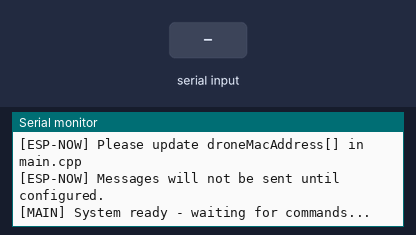
The program below on a simulated ESP32. On the bench: the last lines printed to the serial monitor. The test bench sets the inputs (shaded band).

Above: at 2.2 s.
2.3 s: "MAC:\n" received over Serial
At 3.5 s:
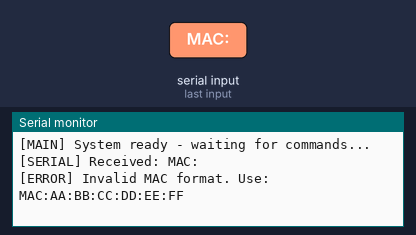
3.8 s: "STATUS\n" received over Serial
At 4.3 s:
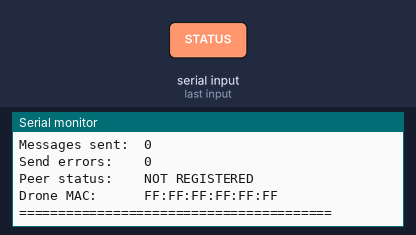
5.3 s: "90,45\n" received over Serial
At 5.8 s:
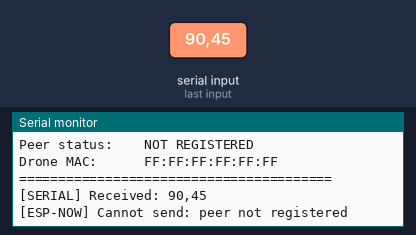
6.8 s: "0\n" received over Serial
At 8.0 s:
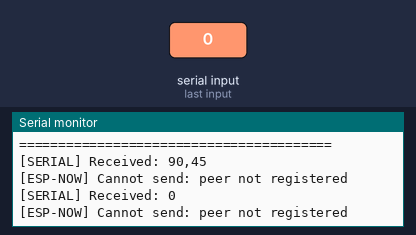
8.3 s: "MAC:,45\n" received over Serial
At 9.3 s:
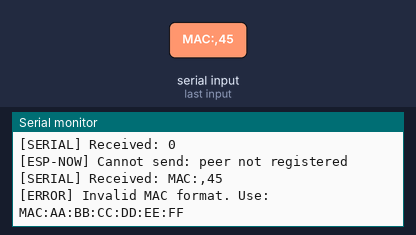
11.3 s: "90:45:200:10:150:30\n" received over Serial
At 11.7 s:
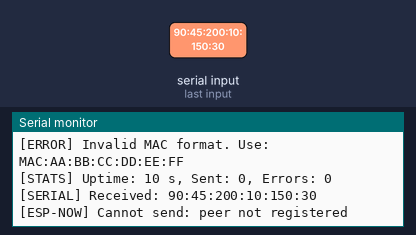

The program:

main.cpp
```cpp
#include <Arduino.h>
#include <esp_now.h>
#include <WiFi.h>
#include <ArduinoJson.h>

// Configuration
#define ESPNOW_CHANNEL 1
#define MAX_MESSAGE_SIZE 250
#define SERIAL_BUFFER_SIZE 512

// Drone ESP32 MAC address (must be configured)
// Format: {0xAA, 0xBB, 0xCC, 0xDD, 0xEE, 0xFF}
uint8_t droneMacAddress[] = {0xFF, 0xFF, 0xFF, 0xFF, 0xFF, 0xFF};  // Placeholder - MUST BE UPDATED
bool peerRegistered = false;

// Statistics
uint32_t messagesSent = 0;
uint32_t sendErrors = 0;
unsigned long lastStatsTime = 0;
const unsigned long STATS_INTERVAL = 10000; // 10 seconds

// Serial buffer for incoming JSON commands
String serialBuffer = "";

// ESP-NOW send callback
void onDataSent(const uint8_t* mac, esp_now_send_status_t status) {
    if (status == ESP_NOW_SEND_SUCCESS) {
        Serial.println("[ESP-NOW] Message sent successfully");
        messagesSent++;
    } else {
        Serial.println("[ESP-NOW] Message send failed");
        sendErrors++;
    }
}

bool initEspNow() {
    // Initialize WiFi in station mode
    WiFi.mode(WIFI_STA);
    WiFi.disconnect();

    // Print MAC address
    Serial.print("[ESP-NOW] Base MAC Address: ");
    Serial.println(WiFi.macAddress());

    // Initialize ESP-NOW
    if (esp_now_init() != ESP_OK) {
        Serial.println("[ESP-NOW] Initialization failed!");
        return false;
    }

    Serial.println("[ESP-NOW] Initialization successful");

    // Register send callback
    esp_now_register_send_cb(onDataSent);

    return true;
}

bool registerDronePeer() {
    // Check if MAC address is still placeholder
    bool isPlaceholder = true;
    for (int i = 0; i < 6; i++) {
        if (droneMacAddress[i] != 0xFF) {
            isPlaceholder = false;
            break;
        }
    }

    if (isPlaceholder) {
        Serial.println("[ESP-NOW] WARNING: Drone side esp32MAC address not configured!");
        Serial.println("[ESP-NOW] Please update droneMacAddress[] in main.cpp");
        Serial.println("[ESP-NOW] Messages will not be sent until configured.");
        return false;
    }

    // Register peer
    esp_now_peer_info_t peerInfo = {};
    memcpy(peerInfo.peer_addr, droneMacAddress, 6);
    peerInfo.channel = ESPNOW_CHANNEL;
    peerInfo.encrypt = false;

    if (esp_now_add_peer(&peerInfo) != ESP_OK) {
        Serial.println("[ESP-NOW] Failed to add peer");
        return false;
    }

    Serial.printf("[ESP-NOW] Drone peer registered: %02X:%02X:%02X:%02X:%02X:%02X\n",
                  droneMacAddress[0], droneMacAddress[1], droneMacAddress[2],
                  droneMacAddress[3], droneMacAddress[4], droneMacAddress[5]);
    peerRegistered = true;
    return true;
}

void sendLedCommand(const String& jsonCommand) {
    if (!peerRegistered) {
        Serial.println("[ESP-NOW] Cannot send: peer not registered");
        return;
    }

    // Validate JSON
    StaticJsonDocument<MAX_MESSAGE_SIZE> doc;
    DeserializationError error = deserializeJson(doc, jsonCommand);

    if (error) {
        Serial.printf("[ERROR] Invalid JSON: %s\n", error.c_str());
        return;
    }

    // Validate message structure
    if (!doc.containsKey("type") || !doc.containsKey("data")) {
        Serial.println("[ERROR] Missing required fields (type, data)");
        return;
    }

    // Serialize and send
    char buffer[MAX_MESSAGE_SIZE];
    size_t len = serializeJson(doc, buffer, sizeof(buffer));

    if (len == 0) {
        Serial.println("[ERROR] Failed to serialize JSON");
        return;
    }

    // Send via ESP-NOW
    esp_err_t result = esp_now_send(droneMacAddress, (uint8_t*)buffer, len);

    if (result == ESP_OK) {
        Serial.printf("[ESP-NOW] Sending command (%d bytes): %s\n", len, buffer);
    } else {
        Serial.println("[ESP-NOW] Send error");
        sendErrors++;
    }
}

void processSerialCommand(const String& command) {
    // Trim whitespace
    String trimmed = command;
    trimmed.trim();

    if (trimmed.length() == 0) {
        return;
    }

    Serial.printf("[SERIAL] Received: %s\n", trimmed.c_str());

    // Check for special commands
    if (trimmed.startsWith("MAC:")) {
        // Update MAC address command: MAC:AA:BB:CC:DD:EE:FF
        String macStr = trimmed.substring(4);
        int values[6];
        if (sscanf(macStr.c_str(), "%x:%x:%x:%x:%x:%x",
                   &values[0], &values[1], &values[2],
                   &values[3], &values[4], &values[5]) == 6) {
            for (int i = 0; i < 6; i++) {
                droneMacAddress[i] = (uint8_t)values[i];
            }
            Serial.println("[CONFIG] Drone MAC address updated");
            registerDronePeer();
        } else {
            Serial.println("[ERROR] Invalid MAC format. Use: MAC:AA:BB:CC:DD:EE:FF");
        }
        return;
    }

    if (trimmed == "STATUS") {
        // Print status
        Serial.println("========================================");
        Serial.println("        Base ESP32 Status              ");
        Serial.println("========================================");
        Serial.printf("Uptime:         %lu seconds\n", millis() / 1000);
        Serial.printf("Free heap:      %u bytes\n", ESP.getFreeHeap());
        Serial.printf("Messages sent:  %u\n", messagesSent);
        Serial.printf("Send errors:    %u\n", sendErrors);
        Serial.printf("Peer status:    %s\n", peerRegistered ? "REGISTERED" : "NOT REGISTERED");
        Serial.printf("Drone MAC:      %02X:%02X:%02X:%02X:%02X:%02X\n",
                      droneMacAddress[0], droneMacAddress[1], droneMacAddress[2],
                      droneMacAddress[3], droneMacAddress[4], droneMacAddress[5]);
        Serial.println("========================================\n");
        return;
    }

    // Otherwise, treat as JSON LED command
    sendLedCommand(trimmed);
}

void printHelp() {
    Serial.println("\n========================================");
    Serial.println("   DJI Drone LED Controller - Base    ");
    Serial.println("      ESP32 + ESP-NOW Transmitter     ");
    Serial.println("========================================\n");
    Serial.println("Commands:");
    Serial.println("  MAC:AA:BB:CC:DD:EE:FF - Set drone MAC address");
    Serial.println("  STATUS - Print system status");
    Serial.println("  {JSON} - Send LED command (see below)\n");
    Serial.println("LED Command Format:");
    Serial.println("{");
    Serial.println("  \"type\": \"led_command\",");
    Serial.println("  \"data\": {");
    Serial.println("    \"pattern\": \"FLYING\",");
    Serial.println("    \"color\": [255, 255, 255],");
    Serial.println("    \"brightness\": 128,");
    Serial.println("    \"speed\": 100");
    Serial.println("  },");
    Serial.println("  \"timestamp\": 1699564800000");
    Serial.println("}\n");
    Serial.println("Patterns: IDLE, TAKING_OFF, HOVERING, FLYING,");
    Serial.println("          LANDING, EMERGENCY, LOW_BATTERY");
    Serial.println("========================================\n");
}

void setup() {
    // Initialize serial
    Serial.begin(115200);
    delay(1000);

    printHelp();

    // Initialize ESP-NOW
    if (!initEspNow()) {
        Serial.println("[FATAL] ESP-NOW initialization failed!");
        return;
    }

    // Try to register drone peer
    registerDronePeer();

    Serial.println("[MAIN] System ready - waiting for commands...\n");
}

void loop() {
    // Read serial input
    while (Serial.available()) {
        char c = Serial.read();

        if (c == '\n' || c == '\r') {
            if (serialBuffer.length() > 0) {
                processSerialCommand(serialBuffer);
                serialBuffer = "";
            }
        } else {
            serialBuffer += c;

            // Prevent buffer overflow
            if (serialBuffer.length() >= SERIAL_BUFFER_SIZE) {
                Serial.println("[ERROR] Serial buffer overflow - command too long");
                serialBuffer = "";
            }
        }
    }

    // Print periodic stats
    unsigned long now = millis();
    if (now - lastStatsTime >= STATS_INTERVAL) {
        lastStatsTime = now;
        Serial.printf("[STATS] Uptime: %lu s, Sent: %u, Errors: %u\n",
                      now / 1000, messagesSent, sendErrors);
    }

    delay(1);
}
```

Measured:
- after the input at 2.3 s, the serial monitor: prints a new line at once (image 1)
- after the input at 3.8 s, the serial monitor: prints a new line at once (image 2)
- after the input at 5.3 s, the serial monitor: prints a new line at once (image 3)
- after the input at 6.8 s, the serial monitor: prints a new line at once (image 4)
- after the input at 8.3 s, the serial monitor: prints a new line at once (image 5)
- after the input at 11.3 s, the serial monitor: prints a new line at once (image 6)
